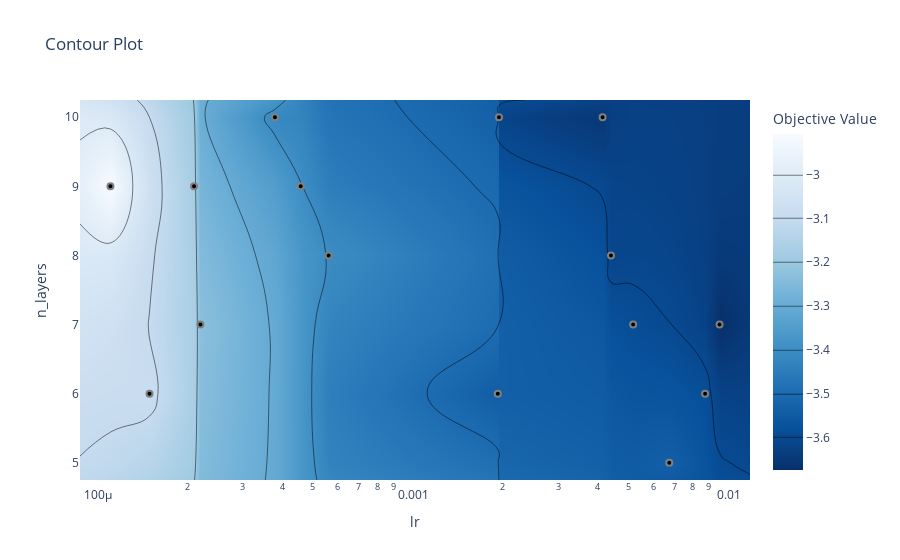

The notebook cell this image was saved under:
### Code cell
fig = optuna.visualization.plot_contour(study, params=['lr', 'n_layers'])
fig.show()

### Figure 1 — Plotly figure (JSON) as saved in the notebook; plotly's stock layout.template omitted (floating-point values rounded to 4 significant figures; data arrays with more than 128 entries replaced by an {"elided": "..."} marker saying what was removed)
{"data": [{"colorbar": {"title": {"text": "Objective Value"}}, "colorscale": [[0, "rgb(247,251,255)"], [0.125, "rgb(222,235,247)"], [0.25, "rgb(198,219,239)"], [0.375, "rgb(158,202,225)"], [0.5, "rgb(107,174,214)"], [0.625, "rgb(66,146,198)"], [0.75, "rgb(33,113,181)"], [0.875, "rgb(8,81,156)"], [1, "rgb(8,48,107)"]], "connectgaps": true, "contours": {"coloring": "heatmap"}, "hoverinfo": "none", "line": {"smoothing": 1.3}, "reversescale": true, "type": "contour", "x": [9.148e-05, 0.0001143, 0.0001519, 0.0002103, 0.0002203, 0.0003795, 0.0004581, 0.0005614, 0.00193, 0.001947, 0.004147, 0.004409, 0.005183, 0.006747, 0.008764, 0.009738, 0.01216], "y": [4.75, 5, 6, 7, 8, 9, 10, 10.25], "z": {"elided": "8x17 float values"}}, {"marker": {"color": "black", "line": {"color": "Gray", "width": 2}}, "mode": "markers", "name": "Feasible Trial", "showlegend": false, "type": "scatter", "x": [0.0002103, 0.001947, 0.0001519, 0.0001143, 0.0002203, 0.0004581, 0.0005614, 0.0003795, 0.006747, 0.008764, 0.00193, 0.009738, 0.004147, 0.004409, 0.005183], "y": [9, 10, 6, 9, 7, 9, 8, 10, 5, 6, 6, 7, 10, 8, 7]}, {"marker": {"color": "#cccccc", "line": {"color": "Gray", "width": 2}}, "mode": "markers", "name": "Infeasible Trial", "showlegend": false, "type": "scatter", "x": [], "y": []}], "layout": {"title": {"text": "Contour Plot"}, "xaxis": {"range": [-4.039, -1.915], "title": {"text": "lr"}, "type": "log"}, "yaxis": {"range": [4.75, 10.25], "title": {"text": "n_layers"}}}}
